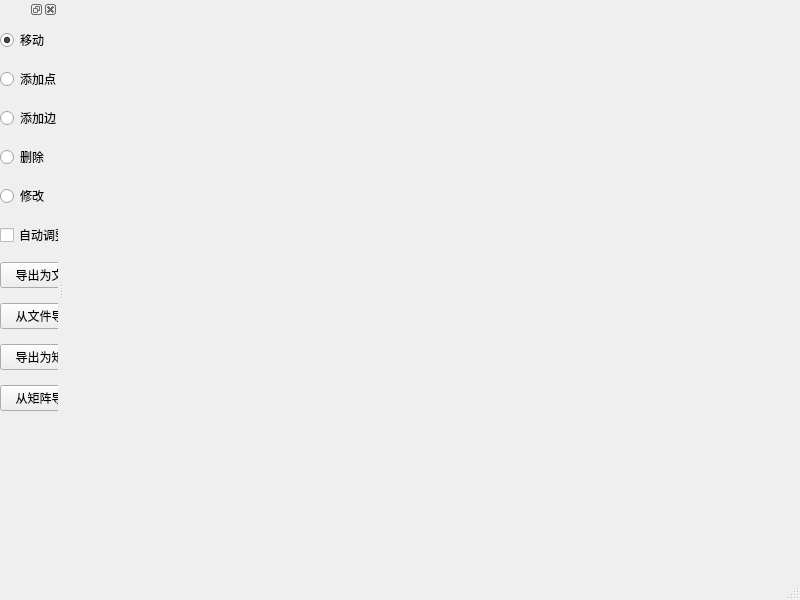
<?xml version="1.0" encoding="UTF-8"?>
<ui version="4.0">
 <class>MainWindow</class>
 <widget class="QMainWindow" name="MainWindow">
  <property name="geometry">
   <rect>
    <x>0</x>
    <y>0</y>
    <width>800</width>
    <height>600</height>
   </rect>
  </property>
  <property name="windowTitle">
   <string>状态自动机处理程序</string>
  </property>
  <widget class="QWidget" name="centralwidget"/>
  <widget class="QMenuBar" name="menubar">
   <property name="geometry">
    <rect>
     <x>0</x>
     <y>0</y>
     <width>800</width>
     <height>27</height>
    </rect>
   </property>
  </widget>
  <widget class="QStatusBar" name="statusbar"/>
  <widget class="QDockWidget" name="dockWidget">
   <property name="contextMenuPolicy">
    <enum>Qt::DefaultContextMenu</enum>
   </property>
   <attribute name="dockWidgetArea">
    <number>1</number>
   </attribute>
   <widget class="QWidget" name="dockWidgetContents">
    <widget class="QWidget" name="verticalLayoutWidget">
     <property name="geometry">
      <rect>
       <x>0</x>
       <y>0</y>
       <width>91</width>
       <height>411</height>
      </rect>
     </property>
     <layout class="QVBoxLayout" name="verticalLayout_2">
      <item>
       <widget class="QRadioButton" name="radioButton_move">
        <property name="text">
         <string>移动</string>
        </property>
        <property name="checked">
         <bool>true</bool>
        </property>
       </widget>
      </item>
      <item>
       <widget class="QRadioButton" name="radioButton_addNode">
        <property name="text">
         <string>添加点</string>
        </property>
       </widget>
      </item>
      <item>
       <widget class="QRadioButton" name="radioButton_addEdge">
        <property name="text">
         <string>添加边</string>
        </property>
       </widget>
      </item>
      <item>
       <widget class="QRadioButton" name="radioButton_delete">
        <property name="text">
         <string>删除</string>
        </property>
       </widget>
      </item>
      <item>
       <widget class="QRadioButton" name="radioButton_modify">
        <property name="text">
         <string>修改</string>
        </property>
       </widget>
      </item>
      <item>
       <widget class="QCheckBox" name="checkBox_abjust">
        <property name="text">
         <string>自动调整</string>
        </property>
       </widget>
      </item>
      <item>
       <widget class="QPushButton" name="pushButton_toFile">
        <property name="text">
         <string>导出为文件</string>
        </property>
       </widget>
      </item>
      <item>
       <widget class="QPushButton" name="pushButton_fromFile">
        <property name="text">
         <string>从文件导入</string>
        </property>
       </widget>
      </item>
      <item>
       <widget class="QPushButton" name="pushButton_toMatrix">
        <property name="text">
         <string>导出为矩阵</string>
        </property>
       </widget>
      </item>
      <item>
       <widget class="QPushButton" name="pushButton_fromMatrix">
        <property name="text">
         <string>从矩阵导入</string>
        </property>
       </widget>
      </item>
     </layout>
    </widget>
   </widget>
  </widget>
 </widget>
 <resources/>
 <connections/>
</ui>
